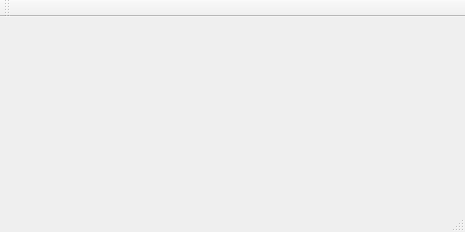
<?xml version="1.0" encoding="UTF-8"?>
<ui version="4.0">
 <class>MainWindow</class>
 <widget class="QMainWindow" name="MainWindow">
  <property name="geometry">
   <rect>
    <x>0</x>
    <y>0</y>
    <width>465</width>
    <height>232</height>
   </rect>
  </property>
  <property name="windowTitle">
   <string>MainWindow</string>
  </property>
  <widget class="QWidget" name="centralWidget"/>
  <widget class="QMenuBar" name="menuBar">
   <property name="geometry">
    <rect>
     <x>0</x>
     <y>0</y>
     <width>465</width>
     <height>21</height>
    </rect>
   </property>
  </widget>
  <widget class="QToolBar" name="mainToolBar">
   <attribute name="toolBarArea">
    <enum>TopToolBarArea</enum>
   </attribute>
   <attribute name="toolBarBreak">
    <bool>false</bool>
   </attribute>
  </widget>
  <widget class="QStatusBar" name="statusBar"/>
 </widget>
 <layoutdefault spacing="6" margin="11"/>
 <resources/>
 <connections/>
</ui>
